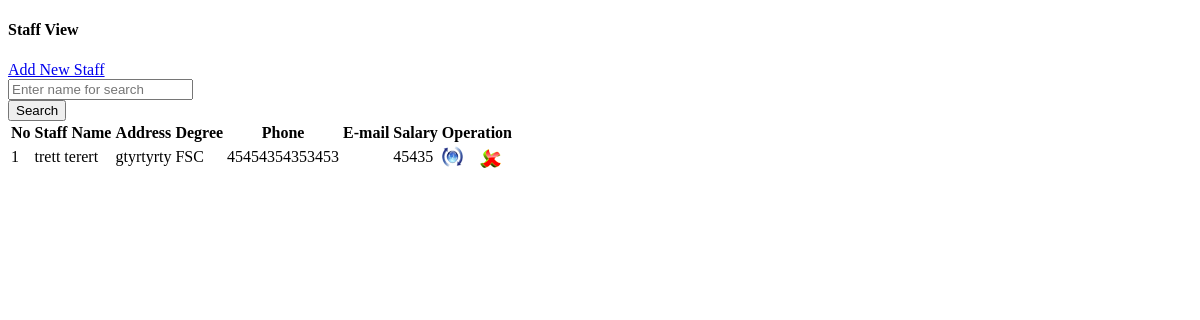
Screenshot of /View_Staff.php with the database file from the repository.
### tables this page shows
CREATE TABLE `teacher_tbl` (
  `teacher_id` int(10) UNSIGNED NOT NULL,
  `f_name` varchar(30) NOT NULL,
  `l_name` varchar(30) NOT NULL,
  `gender` char(10) NOT NULL,
  `dob` date NOT NULL,
  `address` varchar(100) NOT NULL,
  `degree` varchar(50) NOT NULL,
  `salary` float NOT NULL,
  `married` char(10) NOT NULL,
  `phone` varchar(50) NOT NULL,
  `email` varchar(50) NOT NULL,
  `type` varchar(80) NOT NULL DEFAULT 'teacher'
);

### View_Staff.php (the view, shortened to what this page needs)
<!DOCTYPE html PUBLIC "-//W3C//DTD XHTML 1.0 Transitional//EN" "http://www.w3.org/TR/xhtml1/DTD/xhtml1-transitional.dtd">
<html xmlns="http://www.w3.org/1999/xhtml">
<head>
<link rel="stylesheet" type="text/css" href="css/style_view.css" />
</head>
<body>
<div class="col-md-12 view-form-style">
<div class="col-md-12 entry-head margin-20b">
<h4 class="left">Staff View</h4>
<a class="btn btn-primary right" href="?tag=staff_entry">Add New Staff</a>
</div>
<form role="form" data-toggle="validator" method="post" class="form-horizontal">
<div class="form-group">
<div class="col-md-9 col-md-offset-1 col-xs-9 col-sm-10">
<input type="text" class="form-control" name="searchtxt" Placeholder="Enter name for search" autocomplete="off"/></div>
<input type="submit" name="btnsearch" value="Search" class="btn btn-info"/>
</div>
</form>
<div class="table-responsive">
<table class="table table-bordered">
<tr>
<th>No</th>
<th>Staff Name</th>
<th>Address</th>
<th>Degree</th>
<th>Phone</th>
<th>E-mail</th>
<th>Salary</th>
<th colspan="2">Operation</th>
</tr>
<?php
$key="";
if($key !="")
$sql_sel=mysql_query("SElECT * FROM teacher_tbl WHERE type='teacher' and f_name like '%$key%' or l_name like '%$key%'");
else
$sql_sel=mysql_query("SELECT * FROM teacher_tbl where type='staff'");
$i=0;
while($row=mysql_fetch_array($sql_sel)){
$i++;
$color=($i%2==0)?"lightblue":"white";
?>
<tr bgcolor="<?php echo $color?>">
<td><?php echo $i;?></td>
<td><?php echo $row['f_name']." ".$row['l_name'];?></td>
<td><?php echo $row['address'];?></td>
<td><?php echo $row['degree'];?></td>
<td><?php echo $row['phone'];?></td>
<td><?php echo $row['email'];?></td>
<td><?php echo $row['salary'];?></td>
<td><a href="?tag=staff_entry&opr=upd&rs_id=<?php echo $row['teacher_id'];?>" title="Update"><img src="picture/update.png" /></a></td>
<td><a href="?tag=view_staff&opr=del&rs_id=<?php echo $row['teacher_id'];?>" title="Delete"><img src="picture/delete.png" /></a></td>
</tr>
<?php
}
?>
</table>
</div>
</body>
</html>

### rows the page displays
teacher_tbl: f_name "trett", l_name "terert", address "gtyrtyrty", degree "FSC", phone "45454354353453", salary "45435"
